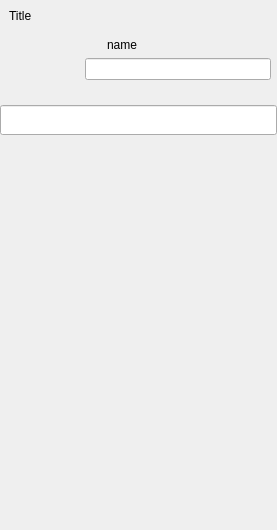
<?xml version="1.0" encoding="UTF-8"?>
<ui version="4.0">
 <class>CPscDlg</class>
 <widget class="QDialog" name="CPscDlg">
  <property name="geometry">
   <rect>
    <x>0</x>
    <y>0</y>
    <width>277</width>
    <height>530</height>
   </rect>
  </property>
  <property name="focusPolicy">
   <enum>Qt::NoFocus</enum>
  </property>
  <property name="windowTitle">
   <string>MainWindow</string>
  </property>
  <layout class="QVBoxLayout" name="verticalLayoutMain" stretch="0,1,0">
   <property name="spacing">
    <number>0</number>
   </property>
   <property name="leftMargin">
    <number>0</number>
   </property>
   <property name="topMargin">
    <number>0</number>
   </property>
   <property name="rightMargin">
    <number>0</number>
   </property>
   <property name="bottomMargin">
    <number>0</number>
   </property>
   <item>
    <widget class="QWidget" name="titlebar" native="true">
     <property name="sizePolicy">
      <sizepolicy hsizetype="Expanding" vsizetype="Expanding">
       <horstretch>0</horstretch>
       <verstretch>0</verstretch>
      </sizepolicy>
     </property>
     <property name="minimumSize">
      <size>
       <width>0</width>
       <height>32</height>
      </size>
     </property>
     <property name="maximumSize">
      <size>
       <width>16777215</width>
       <height>32</height>
      </size>
     </property>
     <layout class="QHBoxLayout" name="horizontalLayout_11">
      <property name="spacing">
       <number>0</number>
      </property>
      <property name="leftMargin">
       <number>9</number>
      </property>
      <property name="topMargin">
       <number>0</number>
      </property>
      <property name="rightMargin">
       <number>0</number>
      </property>
      <property name="bottomMargin">
       <number>0</number>
      </property>
      <item>
       <widget class="QLabel" name="title">
        <property name="sizePolicy">
         <sizepolicy hsizetype="Expanding" vsizetype="Expanding">
          <horstretch>0</horstretch>
          <verstretch>0</verstretch>
         </sizepolicy>
        </property>
        <property name="text">
         <string>Title</string>
        </property>
        <property name="alignment">
         <set>Qt::AlignLeading|Qt::AlignLeft|Qt::AlignVCenter</set>
        </property>
       </widget>
      </item>
      <item>
       <spacer name="horizontalSpacer">
        <property name="orientation">
         <enum>Qt::Horizontal</enum>
        </property>
        <property name="sizeHint" stdset="0">
         <size>
          <width>233</width>
          <height>2</height>
         </size>
        </property>
       </spacer>
      </item>
      <item>
       <layout class="QVBoxLayout" name="verticalLayout_6">
        <property name="spacing">
         <number>0</number>
        </property>
        <property name="leftMargin">
         <number>0</number>
        </property>
        <property name="topMargin">
         <number>0</number>
        </property>
        <property name="rightMargin">
         <number>0</number>
        </property>
        <property name="bottomMargin">
         <number>0</number>
        </property>
        <item>
         <layout class="QHBoxLayout" name="horizontalLayout_6">
          <property name="spacing">
           <number>0</number>
          </property>
          <property name="leftMargin">
           <number>0</number>
          </property>
          <property name="topMargin">
           <number>0</number>
          </property>
          <property name="rightMargin">
           <number>0</number>
          </property>
          <property name="bottomMargin">
           <number>0</number>
          </property>
          <item>
           <widget class="QPushButton" name="btnMinimize">
            <property name="sizePolicy">
             <sizepolicy hsizetype="Expanding" vsizetype="Expanding">
              <horstretch>0</horstretch>
              <verstretch>0</verstretch>
             </sizepolicy>
            </property>
            <property name="focusPolicy">
             <enum>Qt::NoFocus</enum>
            </property>
            <property name="toolTip">
             <string>minimize</string>
            </property>
            <property name="statusTip">
             <string>minimize</string>
            </property>
            <property name="text">
             <string/>
            </property>
            <property name="flat">
             <bool>true</bool>
            </property>
           </widget>
          </item>
          <item>
           <widget class="QPushButton" name="btnClose">
            <property name="sizePolicy">
             <sizepolicy hsizetype="Expanding" vsizetype="Expanding">
              <horstretch>0</horstretch>
              <verstretch>0</verstretch>
             </sizepolicy>
            </property>
            <property name="focusPolicy">
             <enum>Qt::NoFocus</enum>
            </property>
            <property name="toolTip">
             <string>close</string>
            </property>
            <property name="statusTip">
             <string>close</string>
            </property>
            <property name="text">
             <string/>
            </property>
            <property name="flat">
             <bool>true</bool>
            </property>
           </widget>
          </item>
         </layout>
        </item>
        <item>
         <spacer name="verticalSpacer_4">
          <property name="orientation">
           <enum>Qt::Vertical</enum>
          </property>
          <property name="sizeType">
           <enum>QSizePolicy::Expanding</enum>
          </property>
          <property name="sizeHint" stdset="0">
           <size>
            <width>0</width>
            <height>1</height>
           </size>
          </property>
         </spacer>
        </item>
       </layout>
      </item>
     </layout>
    </widget>
   </item>
   <item>
    <widget class="QWidget" name="centerWidget" native="true">
     <property name="sizePolicy">
      <sizepolicy hsizetype="Expanding" vsizetype="Expanding">
       <horstretch>0</horstretch>
       <verstretch>0</verstretch>
      </sizepolicy>
     </property>
     <layout class="QVBoxLayout" name="verticalLayout" stretch="0,0,0">
      <property name="spacing">
       <number>0</number>
      </property>
      <property name="leftMargin">
       <number>0</number>
      </property>
      <property name="topMargin">
       <number>0</number>
      </property>
      <property name="rightMargin">
       <number>0</number>
      </property>
      <property name="bottomMargin">
       <number>0</number>
      </property>
      <item>
       <widget class="QWidget" name="avatarframe" native="true">
        <property name="sizePolicy">
         <sizepolicy hsizetype="Preferred" vsizetype="Fixed">
          <horstretch>0</horstretch>
          <verstretch>0</verstretch>
         </sizepolicy>
        </property>
        <property name="minimumSize">
         <size>
          <width>0</width>
          <height>73</height>
         </size>
        </property>
        <property name="maximumSize">
         <size>
          <width>16777215</width>
          <height>73</height>
         </size>
        </property>
        <layout class="QHBoxLayout" name="horizontalLayout">
         <property name="spacing">
          <number>8</number>
         </property>
         <property name="leftMargin">
          <number>4</number>
         </property>
         <property name="topMargin">
          <number>0</number>
         </property>
         <property name="rightMargin">
          <number>6</number>
         </property>
         <property name="bottomMargin">
          <number>0</number>
         </property>
         <item>
          <widget class="AvatarLabel" name="avatarWidget">
           <property name="minimumSize">
            <size>
             <width>73</width>
             <height>73</height>
            </size>
           </property>
           <property name="maximumSize">
            <size>
             <width>73</width>
             <height>73</height>
            </size>
           </property>
           <property name="text">
            <string/>
           </property>
           <property name="pixmap">
            <pixmap resource="../inst.qrc">:/images/Icon_60.png</pixmap>
           </property>
           <property name="scaledContents">
            <bool>true</bool>
           </property>
          </widget>
         </item>
         <item>
          <layout class="QVBoxLayout" name="verticalLayout_2" stretch="0,0,1">
           <property name="spacing">
            <number>0</number>
           </property>
           <property name="leftMargin">
            <number>0</number>
           </property>
           <property name="topMargin">
            <number>0</number>
           </property>
           <property name="rightMargin">
            <number>0</number>
           </property>
           <property name="bottomMargin">
            <number>0</number>
           </property>
           <item>
            <widget class="QWidget" name="nameWidget" native="true">
             <property name="minimumSize">
              <size>
               <width>0</width>
               <height>26</height>
              </size>
             </property>
             <property name="maximumSize">
              <size>
               <width>16777215</width>
               <height>26</height>
              </size>
             </property>
             <layout class="QHBoxLayout" name="horizontalLayout_2" stretch="0,1">
              <property name="spacing">
               <number>6</number>
              </property>
              <property name="leftMargin">
               <number>0</number>
              </property>
              <property name="topMargin">
               <number>0</number>
              </property>
              <property name="rightMargin">
               <number>0</number>
              </property>
              <property name="bottomMargin">
               <number>0</number>
              </property>
              <item>
               <widget class="StatusLabel" name="btnStatus">
                <property name="minimumSize">
                 <size>
                  <width>16</width>
                  <height>16</height>
                 </size>
                </property>
                <property name="maximumSize">
                 <size>
                  <width>16</width>
                  <height>16</height>
                 </size>
                </property>
                <property name="text">
                 <string/>
                </property>
               </widget>
              </item>
              <item>
               <widget class="QLabel" name="labName">
                <property name="text">
                 <string notr="true">name</string>
                </property>
                <property name="textFormat">
                 <enum>Qt::AutoText</enum>
                </property>
                <property name="textInteractionFlags">
                 <set>Qt::LinksAccessibleByMouse</set>
                </property>
               </widget>
              </item>
             </layout>
            </widget>
           </item>
           <item>
            <widget class="PlainLineEdit" name="leditSignature">
             <property name="maximumSize">
              <size>
               <width>16777215</width>
               <height>22</height>
              </size>
             </property>
             <property name="focusPolicy">
              <enum>Qt::ClickFocus</enum>
             </property>
             <property name="maxLength">
              <number>100</number>
             </property>
            </widget>
           </item>
           <item>
            <widget class="QWidget" name="pluginWidget" native="true">
             <layout class="QHBoxLayout" name="pluginLayout">
              <property name="spacing">
               <number>1</number>
              </property>
              <property name="leftMargin">
               <number>0</number>
              </property>
              <property name="topMargin">
               <number>0</number>
              </property>
              <property name="rightMargin">
               <number>0</number>
              </property>
              <property name="bottomMargin">
               <number>0</number>
              </property>
              <item>
               <spacer name="horizontalSpacer_3">
                <property name="orientation">
                 <enum>Qt::Horizontal</enum>
                </property>
                <property name="sizeHint" stdset="0">
                 <size>
                  <width>117</width>
                  <height>5</height>
                 </size>
                </property>
               </spacer>
              </item>
             </layout>
            </widget>
           </item>
          </layout>
         </item>
        </layout>
       </widget>
      </item>
      <item>
       <widget class="FilterLineEdit" name="leditFilter">
        <property name="minimumSize">
         <size>
          <width>0</width>
          <height>30</height>
         </size>
        </property>
        <property name="maximumSize">
         <size>
          <width>16777215</width>
          <height>30</height>
         </size>
        </property>
        <property name="focusPolicy">
         <enum>Qt::ClickFocus</enum>
        </property>
        <property name="placeholderText">
         <string/>
        </property>
       </widget>
      </item>
      <item>
       <widget class="QStackedWidget" name="mainStackedWidget">
        <property name="currentIndex">
         <number>1</number>
        </property>
        <widget class="ExpandTabWidget" name="pageWidget"/>
        <widget class="EditFilterWidget" name="pageSearch"/>
       </widget>
      </item>
     </layout>
    </widget>
   </item>
   <item>
    <widget class="QWidget" name="bottomBar" native="true">
     <property name="minimumSize">
      <size>
       <width>0</width>
       <height>60</height>
      </size>
     </property>
     <property name="maximumSize">
      <size>
       <width>16777215</width>
       <height>60</height>
      </size>
     </property>
     <layout class="QVBoxLayout" name="verticalLayout_3">
      <property name="spacing">
       <number>0</number>
      </property>
      <property name="leftMargin">
       <number>0</number>
      </property>
      <property name="topMargin">
       <number>0</number>
      </property>
      <property name="rightMargin">
       <number>0</number>
      </property>
      <property name="bottomMargin">
       <number>0</number>
      </property>
      <item>
       <layout class="QHBoxLayout" name="horizontalLayoutApps">
        <property name="spacing">
         <number>2</number>
        </property>
        <property name="leftMargin">
         <number>8</number>
        </property>
        <property name="topMargin">
         <number>6</number>
        </property>
        <property name="rightMargin">
         <number>8</number>
        </property>
        <item>
         <spacer name="horizontalSpacer_4">
          <property name="orientation">
           <enum>Qt::Horizontal</enum>
          </property>
          <property name="sizeHint" stdset="0">
           <size>
            <width>40</width>
            <height>20</height>
           </size>
          </property>
         </spacer>
        </item>
        <item>
         <widget class="StylePushButton" name="btnAppManage">
          <property name="sizePolicy">
           <sizepolicy hsizetype="Expanding" vsizetype="Expanding">
            <horstretch>0</horstretch>
            <verstretch>0</verstretch>
           </sizepolicy>
          </property>
          <property name="minimumSize">
           <size>
            <width>24</width>
            <height>24</height>
           </size>
          </property>
          <property name="maximumSize">
           <size>
            <width>24</width>
            <height>24</height>
           </size>
          </property>
          <property name="focusPolicy">
           <enum>Qt::NoFocus</enum>
          </property>
          <property name="statusTip">
           <string/>
          </property>
          <property name="text">
           <string/>
          </property>
          <property name="checkable">
           <bool>true</bool>
          </property>
          <property name="checked">
           <bool>false</bool>
          </property>
          <property name="flat">
           <bool>true</bool>
          </property>
         </widget>
        </item>
       </layout>
      </item>
      <item>
       <layout class="QHBoxLayout" name="horizontalLayout_4">
        <property name="spacing">
         <number>9</number>
        </property>
        <property name="leftMargin">
         <number>8</number>
        </property>
        <property name="topMargin">
         <number>4</number>
        </property>
        <property name="rightMargin">
         <number>0</number>
        </property>
        <item>
         <widget class="StylePushButton" name="btnMenu">
          <property name="sizePolicy">
           <sizepolicy hsizetype="Expanding" vsizetype="Expanding">
            <horstretch>0</horstretch>
            <verstretch>0</verstretch>
           </sizepolicy>
          </property>
          <property name="minimumSize">
           <size>
            <width>24</width>
            <height>24</height>
           </size>
          </property>
          <property name="maximumSize">
           <size>
            <width>24</width>
            <height>24</height>
           </size>
          </property>
          <property name="focusPolicy">
           <enum>Qt::NoFocus</enum>
          </property>
          <property name="toolTip">
           <string/>
          </property>
          <property name="statusTip">
           <string/>
          </property>
          <property name="text">
           <string/>
          </property>
          <property name="checkable">
           <bool>true</bool>
          </property>
          <property name="checked">
           <bool>false</bool>
          </property>
          <property name="flat">
           <bool>true</bool>
          </property>
         </widget>
        </item>
        <item>
         <widget class="StyleToolButton" name="btnSystemSettings">
          <property name="toolTip">
           <string/>
          </property>
          <property name="text">
           <string/>
          </property>
          <property name="icon">
           <iconset resource="../inst.qrc">
            <normaloff>:/images/Icon_78.png</normaloff>:/images/Icon_78.png</iconset>
          </property>
          <property name="toolButtonStyle">
           <enum>Qt::ToolButtonIconOnly</enum>
          </property>
          <property name="autoRaise">
           <bool>true</bool>
          </property>
         </widget>
        </item>
        <item>
         <widget class="StyleToolButton" name="btnMsgManager">
          <property name="toolTip">
           <string/>
          </property>
          <property name="text">
           <string/>
          </property>
          <property name="icon">
           <iconset resource="../inst.qrc">
            <normaloff>:/images/Icon_93.png</normaloff>:/images/Icon_93.png</iconset>
          </property>
          <property name="iconSize">
           <size>
            <width>16</width>
            <height>16</height>
           </size>
          </property>
          <property name="toolButtonStyle">
           <enum>Qt::ToolButtonIconOnly</enum>
          </property>
          <property name="autoRaise">
           <bool>true</bool>
          </property>
         </widget>
        </item>
        <item>
         <widget class="StyleToolButton" name="btnFileManager">
          <property name="text">
           <string/>
          </property>
          <property name="icon">
           <iconset resource="../inst.qrc">
            <normaloff>:/images/Icon_117.png</normaloff>:/images/Icon_117.png</iconset>
          </property>
          <property name="autoRaise">
           <bool>true</bool>
          </property>
         </widget>
        </item>
        <item>
         <widget class="StyleToolButton" name="btnInterphone">
          <property name="toolTip">
           <string/>
          </property>
          <property name="text">
           <string/>
          </property>
          <property name="icon">
           <iconset resource="../inst.qrc">
            <normaloff>:/images/Icon_123.png</normaloff>:/images/Icon_123.png</iconset>
          </property>
          <property name="toolButtonStyle">
           <enum>Qt::ToolButtonIconOnly</enum>
          </property>
          <property name="autoRaise">
           <bool>true</bool>
          </property>
         </widget>
        </item>
        <item>
         <widget class="StyleToolButton" name="btnAddFriendList">
          <property name="toolTip">
           <string/>
          </property>
          <property name="text">
           <string/>
          </property>
          <property name="icon">
           <iconset resource="../inst.qrc">
            <normaloff>:/images/Icon_111.png</normaloff>:/images/Icon_111.png</iconset>
          </property>
          <property name="iconSize">
           <size>
            <width>16</width>
            <height>16</height>
           </size>
          </property>
          <property name="toolButtonStyle">
           <enum>Qt::ToolButtonIconOnly</enum>
          </property>
          <property name="autoRaise">
           <bool>true</bool>
          </property>
         </widget>
        </item>
        <item>
         <widget class="StyleToolButton" name="btnSearch">
          <property name="toolTip">
           <string/>
          </property>
          <property name="text">
           <string/>
          </property>
          <property name="icon">
           <iconset resource="../inst.qrc">
            <normaloff>:/images/Icon_119.png</normaloff>:/images/Icon_119.png</iconset>
          </property>
          <property name="toolButtonStyle">
           <enum>Qt::ToolButtonIconOnly</enum>
          </property>
          <property name="autoRaise">
           <bool>true</bool>
          </property>
         </widget>
        </item>
        <item>
         <spacer name="horizontalSpacer_2">
          <property name="orientation">
           <enum>Qt::Horizontal</enum>
          </property>
          <property name="sizeHint" stdset="0">
           <size>
            <width>17</width>
            <height>28</height>
           </size>
          </property>
         </spacer>
        </item>
       </layout>
      </item>
     </layout>
    </widget>
   </item>
  </layout>
 </widget>
 <customwidgets>
  <customwidget>
   <class>AvatarLabel</class>
   <extends>QLabel</extends>
   <header location="global">avatarlabel.h</header>
  </customwidget>
  <customwidget>
   <class>PlainLineEdit</class>
   <extends>QLineEdit</extends>
   <header location="global">plainlineedit.h</header>
  </customwidget>
  <customwidget>
   <class>ExpandTabWidget</class>
   <extends>QWidget</extends>
   <header location="global">expandtabwidget.h</header>
   <container>1</container>
  </customwidget>
  <customwidget>
   <class>StylePushButton</class>
   <extends>QPushButton</extends>
   <header location="global">stylepushbutton.h</header>
  </customwidget>
  <customwidget>
   <class>StyleToolButton</class>
   <extends>QToolButton</extends>
   <header location="global">styletoolbutton.h</header>
  </customwidget>
  <customwidget>
   <class>FilterLineEdit</class>
   <extends>QLineEdit</extends>
   <header location="global">filterlineedit.h</header>
  </customwidget>
  <customwidget>
   <class>EditFilterWidget</class>
   <extends>QWidget</extends>
   <header location="global">editfilterwidget.h</header>
   <container>1</container>
  </customwidget>
  <customwidget>
   <class>StatusLabel</class>
   <extends>QLabel</extends>
   <header location="global">statuslabel.h</header>
  </customwidget>
 </customwidgets>
 <resources>
  <include location="../inst.qrc"/>
  <include location="../inst.qrc"/>
  <include location="../inst.qrc"/>
  <include location="../inst.qrc"/>
  <include location="../inst.qrc"/>
 </resources>
 <connections/>
</ui>
